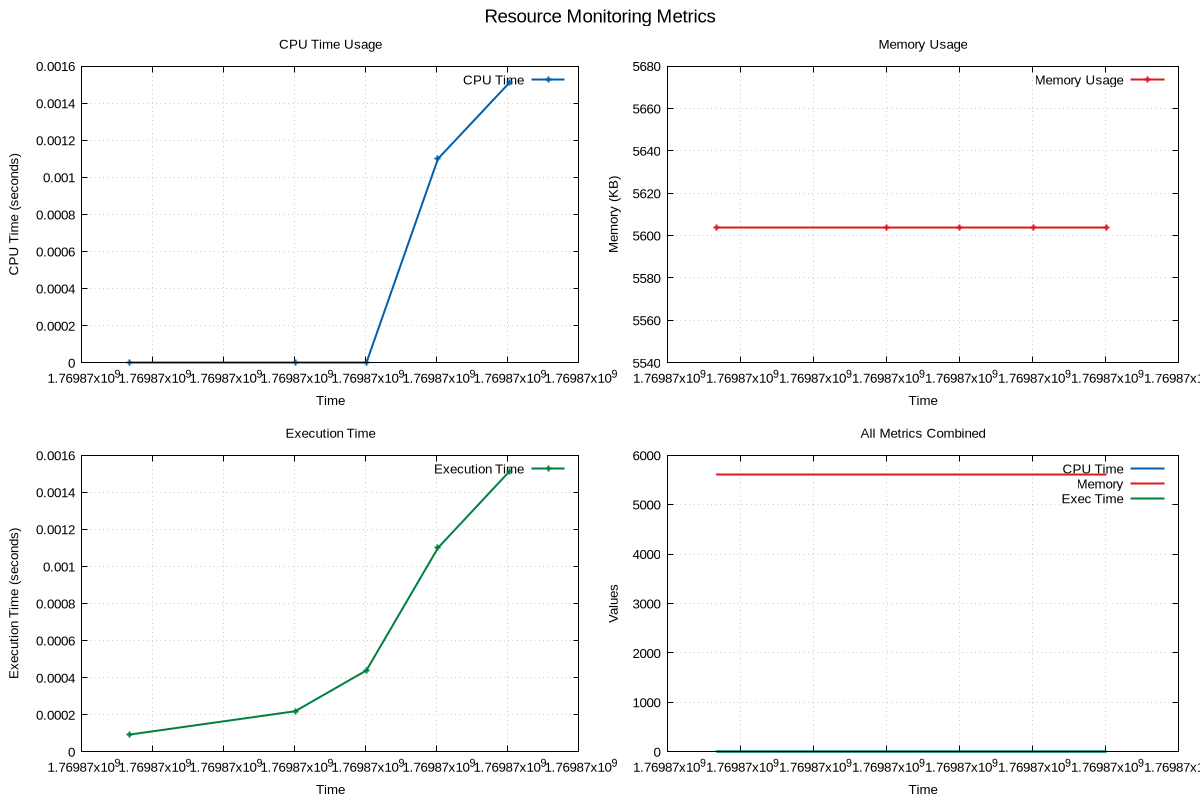

Generate this figure with gnuplot:
# GNUplot script for resource monitoring
set terminal pngcairo enhanced font 'Arial,10' size 1200,800
set output 'png/quick_sort_20260131_190859.png'

set multiplot layout 2,2 title 'Resource Monitoring Metrics' font 'Arial,14'
set style line 1 lc rgb '#0060ad' lt 1 lw 2
set style line 2 lc rgb '#dd181f' lt 1 lw 2
set style line 3 lc rgb '#008040' lt 1 lw 2

set title 'CPU Time Usage'
set xlabel 'Time'
set ylabel 'CPU Time (seconds)'
set grid
plot 'png/quick_sort_20260131_190859.dat' using 1:2 with linespoints ls 1 title 'CPU Time'
set title 'Memory Usage'
set xlabel 'Time'
set ylabel 'Memory (KB)'
set grid
plot 'png/quick_sort_20260131_190859.dat' using 1:3 with linespoints ls 2 title 'Memory Usage'
set title 'Execution Time'
set xlabel 'Time'
set ylabel 'Execution Time (seconds)'
set grid
plot 'png/quick_sort_20260131_190859.dat' using 1:4 with linespoints ls 3 title 'Execution Time'
set title 'All Metrics Combined'
set xlabel 'Time'
set ylabel 'Values'
set grid
plot 'png/quick_sort_20260131_190859.dat' using 1:2 with lines ls 1 title 'CPU Time', \
     'png/quick_sort_20260131_190859.dat' using 1:3 with lines ls 2 title 'Memory', \
     'png/quick_sort_20260131_190859.dat' using 1:4 with lines ls 3 title 'Exec Time'
unset multiplot
